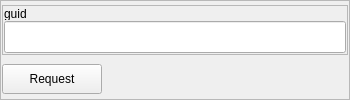
                <widget class="QFrame" name="frame_16">
                 <property name="minimumSize">
                  <size>
                   <width>350</width>
                   <height>0</height>
                  </size>
                 </property>
                 <property name="maximumSize">
                  <size>
                   <width>350</width>
                   <height>16777215</height>
                  </size>
                 </property>
                 <property name="frameShape">
                  <enum>QFrame::StyledPanel</enum>
                 </property>
                 <property name="frameShadow">
                  <enum>QFrame::Raised</enum>
                 </property>
                 <layout class="QVBoxLayout" name="verticalLayout_12">
                  <property name="leftMargin">
                   <number>1</number>
                  </property>
                  <property name="topMargin">
                   <number>1</number>
                  </property>
                  <property name="rightMargin">
                   <number>1</number>
                  </property>
                  <property name="bottomMargin">
                   <number>1</number>
                  </property>
                  <item>
                   <widget class="QFrame" name="frame_17">
                    <property name="minimumSize">
                     <size>
                      <width>0</width>
                      <height>50</height>
                     </size>
                    </property>
                    <property name="maximumSize">
                     <size>
                      <width>16777215</width>
                      <height>50</height>
                     </size>
                    </property>
                    <property name="frameShape">
                     <enum>QFrame::StyledPanel</enum>
                    </property>
                    <property name="frameShadow">
                     <enum>QFrame::Raised</enum>
                    </property>
                    <layout class="QVBoxLayout" name="verticalLayout_13">
                     <property name="spacing">
                      <number>1</number>
                     </property>
                     <property name="leftMargin">
                      <number>1</number>
                     </property>
                     <property name="topMargin">
                      <number>1</number>
                     </property>
                     <property name="rightMargin">
                      <number>1</number>
                     </property>
                     <property name="bottomMargin">
                      <number>1</number>
                     </property>
                     <item>
                      <widget class="QLabel" name="label_11">
                       <property name="minimumSize">
                        <size>
                         <width>0</width>
                         <height>13</height>
                        </size>
                       </property>
                       <property name="maximumSize">
                        <size>
                         <width>16777215</width>
                         <height>13</height>
                        </size>
                       </property>
                       <property name="text">
                        <string>guid</string>
                       </property>
                      </widget>
                     </item>
                     <item>
                      <widget class="QLineEdit" name="text_guid_request_employees">
                       <property name="minimumSize">
                        <size>
                         <width>0</width>
                         <height>32</height>
                        </size>
                       </property>
                      </widget>
                     </item>
                    </layout>
                   </widget>
                  </item>
                  <item>
                   <widget class="QPushButton" name="bt_RequestEmployees">
                    <property name="minimumSize">
                     <size>
                      <width>100</width>
                      <height>30</height>
                     </size>
                    </property>
                    <property name="maximumSize">
                     <size>
                      <width>100</width>
                      <height>30</height>
                     </size>
                    </property>
                    <property name="text">
                     <string>Request</string>
                    </property>
                   </widget>
                  </item>
                 </layout>
                </widget>
